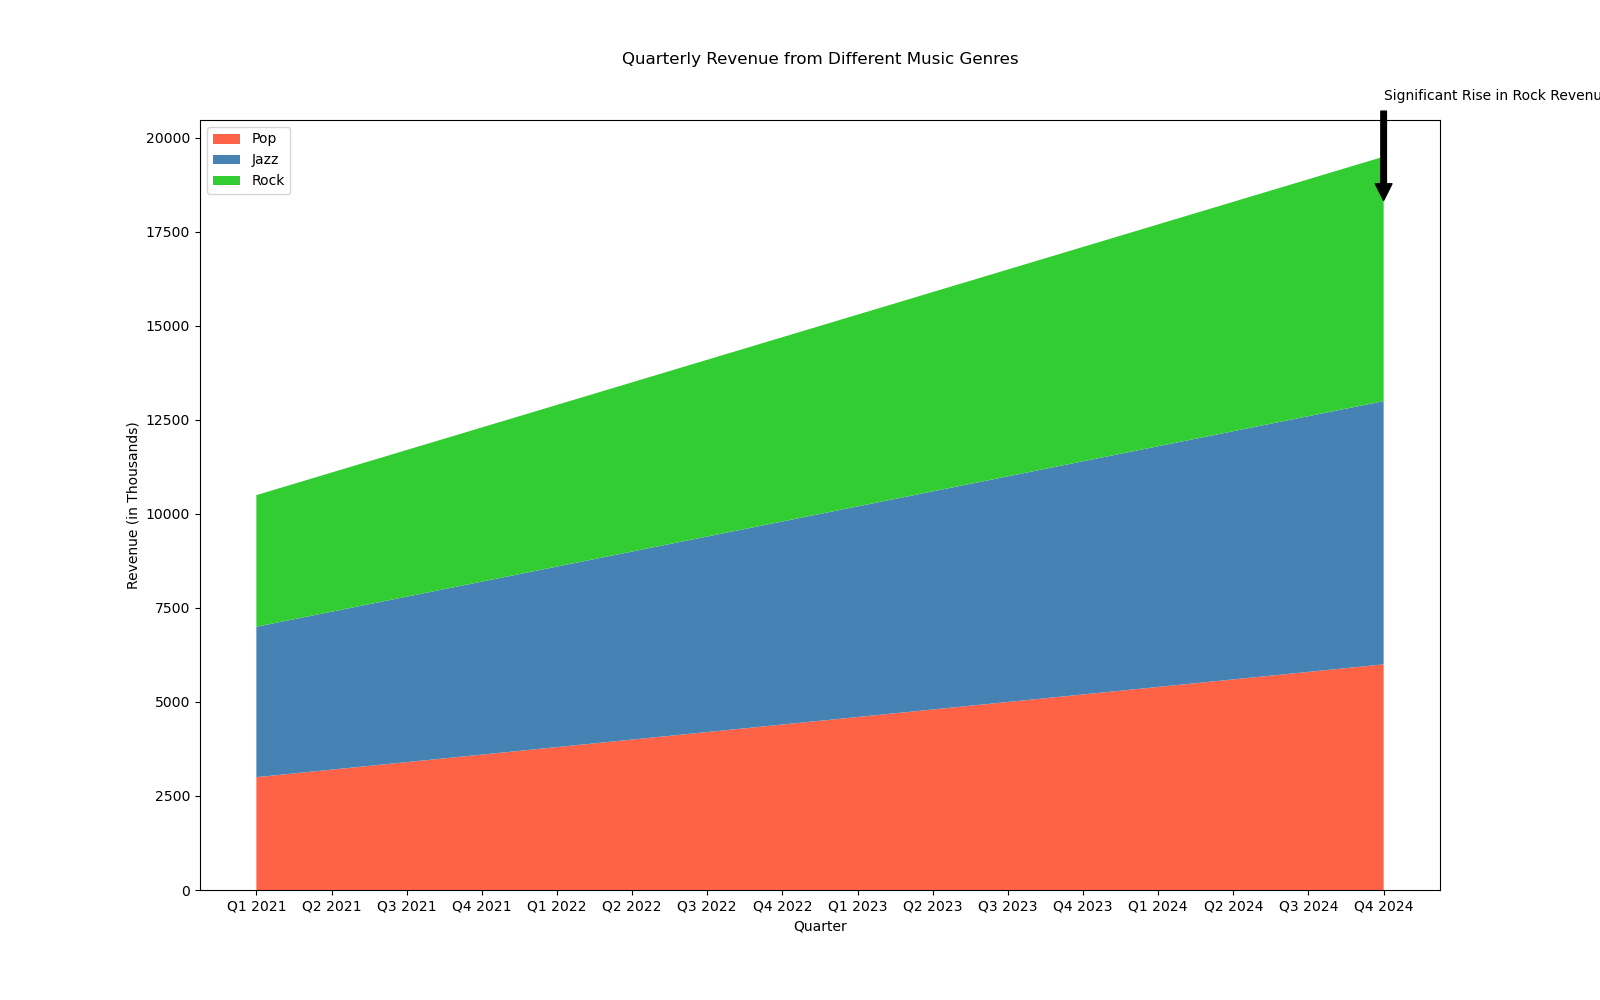

This chart was generated by the following Python code:

import matplotlib.pyplot as plt

quarters = ['Q1 2021', 'Q2 2021', 'Q3 2021', 'Q4 2021',
            'Q1 2022', 'Q2 2022', 'Q3 2022', 'Q4 2022',
            'Q1 2023', 'Q2 2023', 'Q3 2023', 'Q4 2023',
            'Q1 2024', 'Q2 2024', 'Q3 2024', 'Q4 2024']
pop = [3000, 3200, 3400, 3600, 3800, 4000, 4200, 4400,
       4600, 4800, 5000, 5200, 5400, 5600, 5800, 6000]
jazz = [4000, 4200, 4400, 4600, 4800, 5000, 5200, 5400,
        5600, 5800, 6000, 6200, 6400, 6600, 6800, 7000]
rock = [3500, 3700, 3900, 4100, 4300, 4500, 4700, 4900,
        5100, 5300, 5500, 5700, 5900, 6100, 6300, 6500]

plt.figure(figsize=(16, 10))
plt.stackplot(quarters, pop, jazz, rock,
              labels=['Pop', 'Jazz', 'Rock'],
              colors=['#FF6347', '#4682B4', '#32CD32'])

plt.title('Quarterly Revenue from Different Music Genres', pad=40)
plt.xlabel('Quarter')
plt.ylabel('Revenue (in Thousands)')
plt.annotate('Significant Rise in Rock Revenue', xy=(15, 18200), xytext=(15, 21000),
             arrowprops=dict(facecolor='#000000', shrink=0.05))
plt.legend(loc='upper left')

plt.show()
